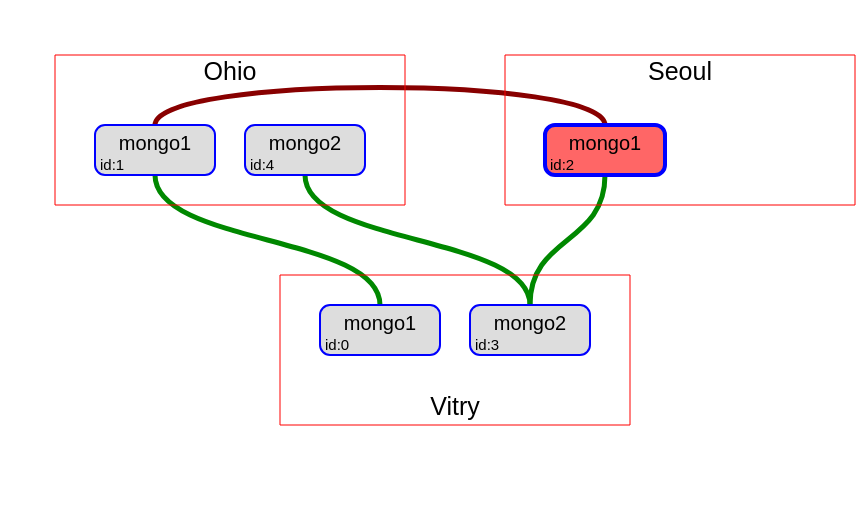

Describe this chart as a Vega-Lite specification.
### Vega specification from a JSON file in a GitHub repository (floating-point values rounded to 4 significant figures)
{"$schema": "https://vega.github.io/schema/vega/v5.11.json", "width": 500, "height": 500, "padding": 5, "_test": 20, "data": [{"name": "regions", "values": [{"name": "vtr", "width": 350, "height": 150, "x": 275, "y": 270, "count": 2, "user_name": "Vitry"}, {"name": "ohio", "width": 350, "height": 150, "x": 50, "y": 50, "count": 2, "user_name": "Ohio"}, {"name": "seoul", "width": 350, "height": 150, "x": 500, "y": 50, "count": 1, "user_name": "Seoul"}], "transform": [{"type": "formula", "as": "text_x", "expr": "datum.x + datum.width/2"}, {"type": "formula", "as": "text_y", "expr": "datum.y>100 ? datum.y + datum.height - 30 : datum.y + 5"}]}, {"name": "mongo-status", "values": [{"_id": 0, "name": "mongo1.ww.project.vtr.internal:27017", "syncSourceId": 1, "syncSourceHost": "mongo2.ww.project.vtr.internal:27017"}, {"_id": 1, "name": "mongo1.ww.project.ohio.cloud:27017", "syncSourceId": 2, "syncSourceHost": "mongo2.ww.project.vtr.internal:27017"}, {"_id": 2, "name": "mongo1.ww.project.seoul.cloud:27017", "syncSourceId": -1, "state": "PRIMARY", "syncSourceHost": ""}, {"_id": 3, "name": "mongo2.ww.project.vtr.internal:27017", "syncSourceId": 2, "syncSourceHost": ""}, {"_id": 4, "name": "mongo2.ww.project.ohio.cloud:27017", "syncSourceId": 3, "syncSourceHost": "mongo2.ww.project.vtr.internal:27017"}], "transform": [{"type": "formula", "as": "id", "expr": "'id:'+datum._id"}, {"type": "formula", "as": "name_parts", "expr": "split(split(datum.name,':')[0],'.')"}, {"type": "formula", "as": "node_name", "expr": "datum.name_parts[0]"}, {"type": "formula", "as": "node_region", "expr": "datum.name_parts[3]"}, {"type": "formula", "as": "index", "expr": "slice(datum.node_name,-1)-1"}, {"type": "lookup", "from": "regions", "key": "name", "fields": ["node_region"], "as": ["region"]}, {"type": "formula", "as": "x", "expr": "datum.region.x + 40 + datum.index * 150"}, {"type": "formula", "as": "width", "expr": "120"}, {"type": "formula", "as": "y", "expr": "datum.region.y + (datum.node_region=='vtr'?30:70)"}, {"type": "formula", "as": "height", "expr": "50"}, {"type": "formula", "as": "right", "expr": "datum.x + datum.width"}, {"type": "formula", "as": "bottom", "expr": "datum.y + datum.height"}, {"type": "formula", "as": "cx", "expr": "datum.x + datum.width/2"}, {"type": "formula", "as": "cy", "expr": "datum.y + datum.height/2"}, {"type": "formula", "as": "back_color", "expr": "datum.state=='PRIMARY' ? '#f66' : '#ddd'"}, {"type": "formula", "as": "line_width", "expr": "datum.state=='PRIMARY' ? 4 : 2"}]}, {"name": "links", "source": "mongo-status", "transform": [{"type": "formula", "as": "sourceId", "expr": "datum.syncSourceId<0 ? null : datum.syncSourceId"}, {"type": "stratify", "key": "_id", "parentKey": "sourceId"}, {"type": "treelinks"}]}, {"name": "smart-links", "source": "links", "transform": [{"type": "formula", "as": "same_line", "expr": "datum.source.y==datum.target.y"}, {"type": "formula", "as": "left_node", "expr": "datum.source.x < datum.target.x ? datum.source : datum.target"}, {"type": "formula", "as": "right_node", "expr": "datum.source.x > datum.target.x ? datum.source : datum.target"}, {"type": "formula", "as": "top_node", "expr": "datum.source.y < datum.target.y ? datum.source : datum.target"}, {"type": "formula", "as": "bottom_node", "expr": "datum.source.y > datum.target.y ? datum.source : datum.target"}, {"type": "formula", "as": "same_region", "expr": "datum.source.node_region==datum.target.node_region"}, {"type": "formula", "as": "top_line", "expr": "(datum.source.node_region!='vtr') && (datum.target.node_region!='vtr')"}, {"type": "formula", "as": "bottom_line", "expr": "(datum.source.node_region=='vtr') && (datum.target.node_region=='vtr')"}, {"type": "formula", "as": "cross_line", "expr": "!datum.top_line && !datum.bottom_line"}, {"type": "formula", "as": "side_to_side", "expr": "datum.same_line && ( datum.same_region && datum.left_node.index == datum.right_node.index -1 )"}]}, {"name": "side-to-side-links", "source": "smart-links", "transform": [{"type": "filter", "expr": "datum.side_to_side"}, {"type": "formula", "as": "path", "expr": "'M'+datum.left_node.right+','+datum.left_node.cy+'L'+datum.right_node.x+','+datum.right_node.cy"}]}, {"name": "top-links", "source": "smart-links", "transform": [{"type": "filter", "expr": "datum.top_line"}, {"type": "formula", "as": "y", "expr": "datum.source.y"}, {"type": "formula", "as": "up", "expr": "datum.y - 50"}, {"type": "formula", "as": "path", "expr": "'M'+datum.source.cx+','+datum.y+'C'+datum.source.cx+','+datum.up+' '+datum.target.cx+','+datum.up+' '+datum.target.cx+','+datum.y"}]}, {"name": "cross-line-links", "source": "smart-links", "transform": [{"type": "filter", "expr": "datum.cross_line"}, {"type": "formula", "as": "btm", "expr": "datum.top_node.bottom + 70"}, {"type": "formula", "as": "up", "expr": "datum.bottom_node.y - 70"}, {"type": "formula", "as": "p1", "expr": "datum.top_node.cx+','+datum.top_node.bottom"}, {"type": "formula", "as": "p2", "expr": "datum.top_node.cx+','+datum.btm"}, {"type": "formula", "as": "p3", "expr": "datum.bottom_node.cx+','+datum.up"}, {"type": "formula", "as": "p4", "expr": "datum.bottom_node.cx+','+datum.bottom_node.y"}, {"type": "formula", "as": "path", "expr": "'M'+datum.p1+'C'+datum.p2+' '+datum.p3+' '+datum.p4"}]}, {"name": "all-links", "source": ["top-links", "side-to-side-links", "cross-line-links"]}], "scales": [{"name": "c", "type": "ordinal", "domain": [false, true], "range": ["#880000", "#008800"]}], "marks": [{"type": "path", "from": {"data": "all-links"}, "encode": {"enter": {"path": {"field": "path"}, "stroke": {"scale": "c", "field": "cross_line"}, "strokeWidth": {"value": 5}}}}, {"type": "rect", "from": {"data": "mongo-status"}, "encode": {"enter": {"x": {"field": "x"}, "y": {"field": "y"}, "width": {"field": "width"}, "height": {"field": "height"}, "stroke": {"value": "blue"}, "cornerRadius": {"value": 10}, "strokeWidth": {"field": "line_width"}, "fill": {"field": "back_color"}}}}, {"type": "text", "from": {"data": "mongo-status"}, "encode": {"enter": {"text": {"field": "node_name"}, "align": {"value": "center"}, "fontSize": {"value": 20}, "x": {"field": "cx"}, "y": {"field": "cy"}}}}, {"type": "text", "from": {"data": "mongo-status"}, "encode": {"enter": {"text": {"field": "id"}, "align": {"value": "left"}, "x": {"field": "x"}, "y": {"field": "bottom"}, "fontSize": {"value": 15}, "dx": {"value": 5}, "dy": {"value": -5}}}}, {"type": "rect", "from": {"data": "regions"}, "encode": {"enter": {"x": {"field": "x"}, "y": {"field": "y"}, "width": {"field": "width"}, "height": {"field": "height"}, "stroke": {"value": "red"}}}}, {"type": "text", "from": {"data": "regions"}, "encode": {"enter": {"text": {"field": "user_name"}, "align": {"value": "center"}, "baseline": {"value": "top"}, "x": {"field": "text_x"}, "y": {"field": "text_y"}, "fontSize": {"value": 25}}}}]}
